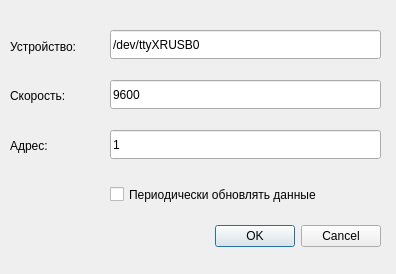
<?xml version="1.0" encoding="UTF-8"?>
<ui version="4.0">
 <class>Dialog</class>
 <widget class="QDialog" name="Dialog">
  <property name="geometry">
   <rect>
    <x>0</x>
    <y>0</y>
    <width>396</width>
    <height>274</height>
   </rect>
  </property>
  <property name="windowTitle">
   <string>Dialog</string>
  </property>
  <widget class="QDialogButtonBox" name="buttonBox">
   <property name="geometry">
    <rect>
     <x>40</x>
     <y>220</y>
     <width>341</width>
     <height>32</height>
    </rect>
   </property>
   <property name="orientation">
    <enum>Qt::Horizontal</enum>
   </property>
   <property name="standardButtons">
    <set>QDialogButtonBox::Cancel|QDialogButtonBox::Ok</set>
   </property>
  </widget>
  <widget class="QLineEdit" name="lineEditCom">
   <property name="geometry">
    <rect>
     <x>110</x>
     <y>30</y>
     <width>271</width>
     <height>29</height>
    </rect>
   </property>
   <property name="text">
    <string>/dev/ttyXRUSB0</string>
   </property>
  </widget>
  <widget class="QLineEdit" name="lineEditSpeed">
   <property name="geometry">
    <rect>
     <x>110</x>
     <y>80</y>
     <width>271</width>
     <height>29</height>
    </rect>
   </property>
   <property name="text">
    <string>9600</string>
   </property>
  </widget>
  <widget class="QLabel" name="label">
   <property name="geometry">
    <rect>
     <x>10</x>
     <y>36</y>
     <width>101</width>
     <height>21</height>
    </rect>
   </property>
   <property name="text">
    <string>Устройство:</string>
   </property>
  </widget>
  <widget class="QLabel" name="label_2">
   <property name="geometry">
    <rect>
     <x>10</x>
     <y>80</y>
     <width>91</width>
     <height>31</height>
    </rect>
   </property>
   <property name="text">
    <string>Скорость:</string>
   </property>
  </widget>
  <widget class="QCheckBox" name="checkBox">
   <property name="geometry">
    <rect>
     <x>110</x>
     <y>180</y>
     <width>281</width>
     <height>29</height>
    </rect>
   </property>
   <property name="text">
    <string>Периодически обновлять данные</string>
   </property>
  </widget>
  <widget class="QLabel" name="label_3">
   <property name="geometry">
    <rect>
     <x>10</x>
     <y>130</y>
     <width>64</width>
     <height>31</height>
    </rect>
   </property>
   <property name="text">
    <string>Адрес: </string>
   </property>
  </widget>
  <widget class="QLineEdit" name="lineEditAddress">
   <property name="geometry">
    <rect>
     <x>110</x>
     <y>130</y>
     <width>271</width>
     <height>29</height>
    </rect>
   </property>
   <property name="text">
    <string>1</string>
   </property>
  </widget>
 </widget>
 <resources/>
 <connections>
  <connection>
   <sender>buttonBox</sender>
   <signal>accepted()</signal>
   <receiver>Dialog</receiver>
   <slot>accept()</slot>
   <hints>
    <hint type="sourcelabel">
     <x>248</x>
     <y>254</y>
    </hint>
    <hint type="destinationlabel">
     <x>157</x>
     <y>274</y>
    </hint>
   </hints>
  </connection>
  <connection>
   <sender>buttonBox</sender>
   <signal>rejected()</signal>
   <receiver>Dialog</receiver>
   <slot>reject()</slot>
   <hints>
    <hint type="sourcelabel">
     <x>316</x>
     <y>260</y>
    </hint>
    <hint type="destinationlabel">
     <x>286</x>
     <y>274</y>
    </hint>
   </hints>
  </connection>
 </connections>
</ui>
